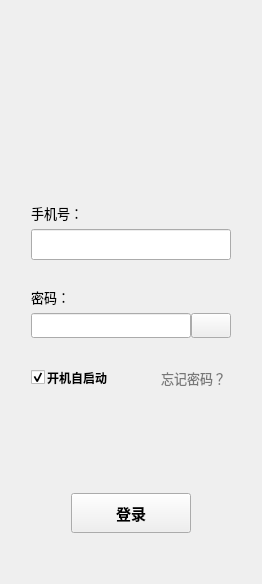
       <widget class="QWidget" name="tab_12">
        <attribute name="title">
         <string>登录</string>
        </attribute>
        <layout class="QGridLayout" name="gridLayout_9">
         <item row="0" column="0">
          <layout class="QVBoxLayout" name="verticalLayout_6">
           <property name="leftMargin">
            <number>20</number>
           </property>
           <property name="rightMargin">
            <number>20</number>
           </property>
           <item>
            <spacer name="verticalSpacer_5">
             <property name="orientation">
              <enum>Qt::Vertical</enum>
             </property>
             <property name="sizeHint" stdset="0">
              <size>
               <width>20</width>
               <height>40</height>
              </size>
             </property>
            </spacer>
           </item>
           <item>
            <layout class="QHBoxLayout" name="horizontalLayout_8">
             <item>
              <spacer name="horizontalSpacer_12">
               <property name="orientation">
                <enum>Qt::Horizontal</enum>
               </property>
               <property name="sizeHint" stdset="0">
                <size>
                 <width>40</width>
                 <height>20</height>
                </size>
               </property>
              </spacer>
             </item>
             <item>
              <widget class="QLabel" name="label_user_login_logo">
               <property name="minimumSize">
                <size>
                 <width>46</width>
                 <height>46</height>
                </size>
               </property>
               <property name="maximumSize">
                <size>
                 <width>46</width>
                 <height>46</height>
                </size>
               </property>
               <property name="text">
                <string/>
               </property>
               <property name="scaledContents">
                <bool>true</bool>
               </property>
              </widget>
             </item>
             <item>
              <spacer name="horizontalSpacer_11">
               <property name="orientation">
                <enum>Qt::Horizontal</enum>
               </property>
               <property name="sizeHint" stdset="0">
                <size>
                 <width>40</width>
                 <height>20</height>
                </size>
               </property>
              </spacer>
             </item>
            </layout>
           </item>
           <item>
            <widget class="QLabel" name="label_user_login_top_space">
             <property name="minimumSize">
              <size>
               <width>0</width>
               <height>94</height>
              </size>
             </property>
             <property name="maximumSize">
              <size>
               <width>16777215</width>
               <height>94</height>
              </size>
             </property>
             <property name="text">
              <string/>
             </property>
            </widget>
           </item>
           <item>
            <widget class="QLabel" name="label_user_login_title_2">
             <property name="font">
              <font>
               <family>思源黑体</family>
               <pointsize>10</pointsize>
               <bold>false</bold>
              </font>
             </property>
             <property name="styleSheet">
              <string notr="true">border: 0px solid #FF8D16;
border-radius: 0px;
background-color: rgba(0, 0, 0, 0);</string>
             </property>
             <property name="text">
              <string>手机号：</string>
             </property>
             <property name="alignment">
              <set>Qt::AlignLeading|Qt::AlignLeft|Qt::AlignVCenter</set>
             </property>
            </widget>
           </item>
           <item>
            <widget class="QLineEdit" name="line_edit_user_login_username">
             <property name="minimumSize">
              <size>
               <width>0</width>
               <height>25</height>
              </size>
             </property>
             <property name="font">
              <font>
               <family>思源黑体</family>
               <pointsize>12</pointsize>
               <bold>true</bold>
              </font>
             </property>
             <property name="styleSheet">
              <string notr="true"/>
             </property>
             <property name="maxLength">
              <number>20</number>
             </property>
            </widget>
           </item>
           <item>
            <widget class="QLabel" name="label_user_login_username_prompt">
             <property name="minimumSize">
              <size>
               <width>0</width>
               <height>15</height>
              </size>
             </property>
             <property name="maximumSize">
              <size>
               <width>16777215</width>
               <height>15</height>
              </size>
             </property>
             <property name="font">
              <font>
               <family>思源黑体</family>
               <pointsize>8</pointsize>
              </font>
             </property>
             <property name="styleSheet">
              <string notr="true">border: none; background-color: transparent;</string>
             </property>
             <property name="text">
              <string/>
             </property>
            </widget>
           </item>
           <item>
            <widget class="QLabel" name="label_user_login_title_3">
             <property name="font">
              <font>
               <family>思源黑体</family>
               <pointsize>10</pointsize>
               <bold>false</bold>
              </font>
             </property>
             <property name="styleSheet">
              <string notr="true">border: 0px solid #FF8D16;
border-radius: 0px;
background-color: rgba(0, 0, 0, 0);</string>
             </property>
             <property name="text">
              <string>密码：</string>
             </property>
             <property name="alignment">
              <set>Qt::AlignLeading|Qt::AlignLeft|Qt::AlignVCenter</set>
             </property>
            </widget>
           </item>
           <item>
            <widget class="QWidget" name="line_edit_user_login_password_widget" native="true">
             <layout class="QGridLayout" name="gridLayout">
              <property name="leftMargin">
               <number>0</number>
              </property>
              <property name="topMargin">
               <number>0</number>
              </property>
              <property name="rightMargin">
               <number>0</number>
              </property>
              <property name="bottomMargin">
               <number>0</number>
              </property>
              <property name="spacing">
               <number>0</number>
              </property>
              <item row="0" column="0">
               <layout class="QHBoxLayout" name="horizontalLayout">
                <item>
                 <widget class="QLineEdit" name="line_edit_user_login_password">
                  <property name="minimumSize">
                   <size>
                    <width>0</width>
                    <height>25</height>
                   </size>
                  </property>
                  <property name="font">
                   <font>
                    <family>思源黑体</family>
                    <pointsize>12</pointsize>
                    <bold>true</bold>
                   </font>
                  </property>
                  <property name="styleSheet">
                   <string notr="true"/>
                  </property>
                  <property name="maxLength">
                   <number>20</number>
                  </property>
                  <property name="echoMode">
                   <enum>QLineEdit::Password</enum>
                  </property>
                 </widget>
                </item>
                <item>
                 <widget class="QPushButton" name="push_button_user_login_password_view_control">
                  <property name="minimumSize">
                   <size>
                    <width>25</width>
                    <height>25</height>
                   </size>
                  </property>
                  <property name="text">
                   <string/>
                  </property>
                 </widget>
                </item>
               </layout>
              </item>
             </layout>
            </widget>
           </item>
           <item>
            <widget class="QLabel" name="label_user_login_password_prompt">
             <property name="minimumSize">
              <size>
               <width>0</width>
               <height>15</height>
              </size>
             </property>
             <property name="maximumSize">
              <size>
               <width>16777215</width>
               <height>15</height>
              </size>
             </property>
             <property name="font">
              <font>
               <family>思源黑体</family>
               <pointsize>8</pointsize>
              </font>
             </property>
             <property name="styleSheet">
              <string notr="true">border: none; background-color: transparent;</string>
             </property>
             <property name="text">
              <string/>
             </property>
            </widget>
           </item>
           <item>
            <layout class="QHBoxLayout" name="horizontalLayout_5">
             <property name="spacing">
              <number>2</number>
             </property>
             <item>
              <widget class="QCheckBox" name="check_box_user_area_auto_start">
               <property name="text">
                <string/>
               </property>
               <property name="checked">
                <bool>true</bool>
               </property>
              </widget>
             </item>
             <item>
              <widget class="QLabel" name="label_4">
               <property name="minimumSize">
                <size>
                 <width>0</width>
                 <height>0</height>
                </size>
               </property>
               <property name="font">
                <font>
                 <family>思源黑体</family>
                 <bold>true</bold>
                </font>
               </property>
               <property name="text">
                <string>开机自启动</string>
               </property>
               <property name="alignment">
                <set>Qt::AlignCenter</set>
               </property>
              </widget>
             </item>
             <item>
              <spacer name="horizontalSpacer_6">
               <property name="orientation">
                <enum>Qt::Horizontal</enum>
               </property>
               <property name="sizeHint" stdset="0">
                <size>
                 <width>40</width>
                 <height>20</height>
                </size>
               </property>
              </spacer>
             </item>
             <item>
              <widget class="QPushButton" name="push_button_user_login_forget_password">
               <property name="minimumSize">
                <size>
                 <width>75</width>
                 <height>25</height>
                </size>
               </property>
               <property name="font">
                <font>
                 <family>思源黑体</family>
                 <pointsize>10</pointsize>
                 <bold>false</bold>
                 <kerning>false</kerning>
                </font>
               </property>
               <property name="layoutDirection">
                <enum>Qt::LeftToRight</enum>
               </property>
               <property name="styleSheet">
                <string notr="true">border: 0px solid #FF8D16;
border-radius: 0px;
background-color: rgba(0, 0, 0, 0);
color: rgba(0, 0, 0, 0.5);</string>
               </property>
               <property name="text">
                <string>忘记密码？</string>
               </property>
              </widget>
             </item>
            </layout>
           </item>
           <item>
            <widget class="QLabel" name="label_user_login_bottom_space">
             <property name="minimumSize">
              <size>
               <width>0</width>
               <height>91</height>
              </size>
             </property>
             <property name="maximumSize">
              <size>
               <width>16777215</width>
               <height>91</height>
              </size>
             </property>
             <property name="text">
              <string/>
             </property>
            </widget>
           </item>
           <item>
            <layout class="QHBoxLayout" name="horizontalLayout_6">
             <item>
              <spacer name="horizontalSpacer_8">
               <property name="orientation">
                <enum>Qt::Horizontal</enum>
               </property>
               <property name="sizeHint" stdset="0">
                <size>
                 <width>40</width>
                 <height>20</height>
                </size>
               </property>
              </spacer>
             </item>
             <item>
              <widget class="QPushButton" name="push_button_user_login">
               <property name="minimumSize">
                <size>
                 <width>120</width>
                 <height>40</height>
                </size>
               </property>
               <property name="font">
                <font>
                 <family>思源黑体</family>
                 <pointsize>11</pointsize>
                 <bold>true</bold>
                </font>
               </property>
               <property name="styleSheet">
                <string notr="true"/>
               </property>
               <property name="text">
                <string>登录</string>
               </property>
              </widget>
             </item>
             <item>
              <spacer name="horizontalSpacer_7">
               <property name="orientation">
                <enum>Qt::Horizontal</enum>
               </property>
               <property name="sizeHint" stdset="0">
                <size>
                 <width>40</width>
                 <height>20</height>
                </size>
               </property>
              </spacer>
             </item>
            </layout>
           </item>
           <item>
            <spacer name="verticalSpacer_6">
             <property name="orientation">
              <enum>Qt::Vertical</enum>
             </property>
             <property name="sizeHint" stdset="0">
              <size>
               <width>20</width>
               <height>40</height>
              </size>
             </property>
            </spacer>
           </item>
          </layout>
         </item>
        </layout>
       </widget>
